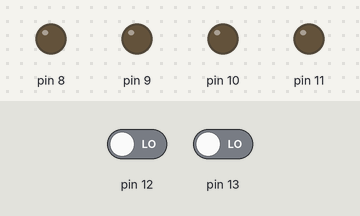
Bench run of a sketch on a simulated Arduino Uno, built with avr-gcc and run on an emulated ATmega328P. Shown: output pins drawn as LEDs (lit = HIGH). The test bench sets the inputs (shaded band); at power-on: pin 12 LOW, pin 13 LOW.

Above: at 1.2 s.
1.3 s: pin 12 driven HIGH
At 2.1 s:
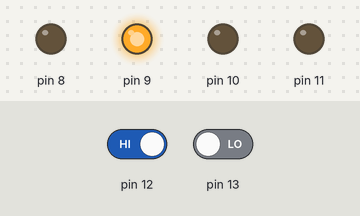
2.8 s: pin 13 driven HIGH
At 3.2 s:
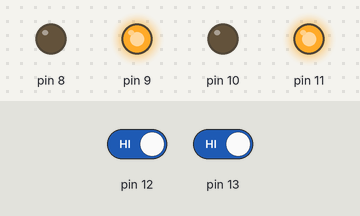
4.3 s: pin 12 driven LOW
At 5.5 s:
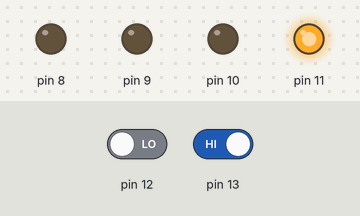
5.8 s: pin 13 driven LOW
At 6.7 s:
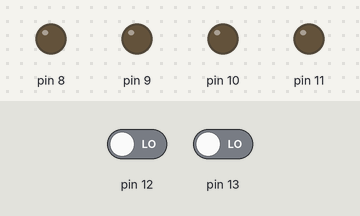
Timing chart, 0 to 8.3 s (numbered marks = the images above; inputs shaded):
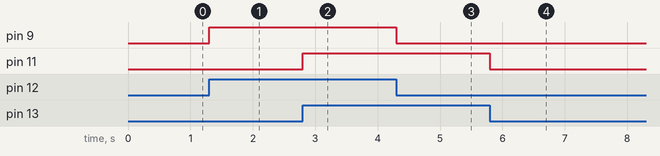

The sketch:

line_follower.ino
```cpp
void setup()
{
pinMode(13, INPUT);
pinMode(12, INPUT);
pinMode(11, OUTPUT);
pinMode(10, OUTPUT);
pinMode(9, OUTPUT);
pinMode(8, OUTPUT);
}
void loop()
{
if(digitalRead(13) && digitalRead(12)) // Move Forward
{
digitalWrite(11, HIGH);
digitalWrite(10, LOW);
digitalWrite(9, HIGH);
digitalWrite(8, LOW);
}

if(!(digitalRead(13)) && digitalRead(12)) // Turn right
{
digitalWrite(11, LOW);
digitalWrite(10, LOW);
digitalWrite(9, HIGH);
digitalWrite(8, LOW);
}

if(digitalRead(13) && !(digitalRead(12))) // turn left
{
digitalWrite(11, HIGH);
digitalWrite(10, LOW);
digitalWrite(9, LOW);
digitalWrite(8, LOW);
}

if(!(digitalRead(13)) && !(digitalRead(12))) // stop
{
digitalWrite(11, LOW);
digitalWrite(10, LOW);
digitalWrite(9, LOW);
digitalWrite(8, LOW);
}
}
```

Measured:
- after the input at 1.3 s, pin 9: LOW → HIGH at once
- after the input at 2.8 s, pin 11: LOW → HIGH at once
- after the input at 4.3 s, pin 9: HIGH → LOW at once
- after the input at 5.8 s, pin 11: HIGH → LOW at once
